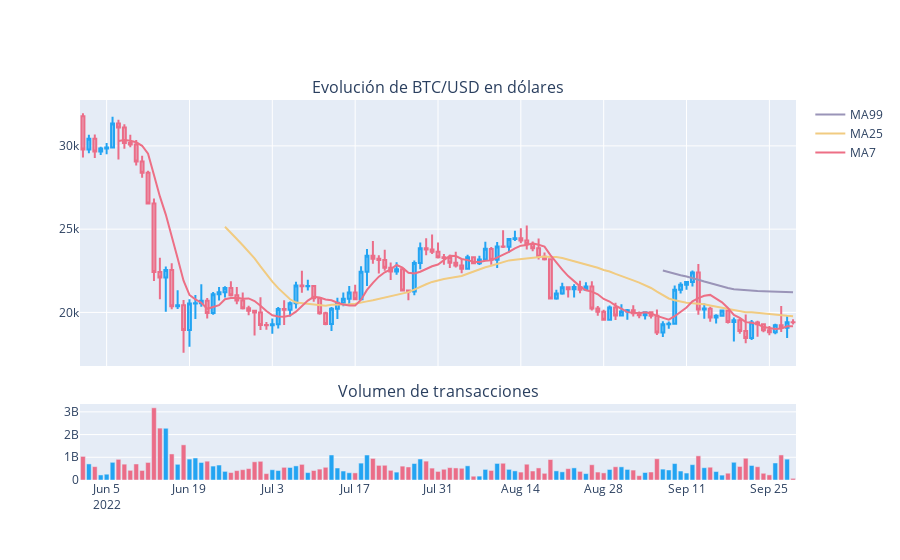

Notebook code for this chart:
### Markdown cell above
# Precios históricos de la moneda seleccionada

### Code cell
#establecemos una fecha a 4 meses
fechanalisis=datetime.now()-timedelta(120)

#Seleccionamos nuestras variables con las que vamos a trabajar
seleccion="BTC/USD"
intervalo=86400
fechaini=arrow.get(fechanalisis).timestamp()

#preparamos la dirección para que se pueda usar con cualquier seleccion
url = f"https://ftx.com/api/markets/{seleccion}/candles"

#generamos los argumentos que vamos a usar
argumentos= {"resolution":intervalo,
       "start_time":fechaini}

#hacemos la consulta
respuesta = requests.get(url, params=argumentos)
#Nos quedamos con la parte result del json que obtenemos de respuesta
respuesta = respuesta.json()['result']

#Generamos nuestro df
monedas = pd.DataFrame(respuesta)

#convertimos a formato datetime la fecha que nos brinda la consulta
monedas.startTime = pd.to_datetime(monedas.startTime)

#Generamos las medias móviles a 99, 25 y 7
monedas["MA99"]=monedas.close.rolling(window=99).mean()
monedas["MA25"]=monedas.close.rolling(window=25).mean()
monedas["MA7"]=monedas.close.rolling(window=7).mean()

#configuramos nuestro diccionario de colores
colores = {
    'velasdown': '#EB6D88',
    'velasup': '#23A4F2',
    'fondograf': '#252138',
    'fondotodo':'#2A263D',
    'fondodiv':'3C3956'
}


#Creamos un grafico de velas con los datos recolectados
figura = make_subplots(rows=2, cols=1, shared_xaxes=True, 
                        vertical_spacing=0.1, 
                        subplot_titles=(f"Evolución de {seleccion} en dólares", 
                                        'Volumen de transacciones'),
                        row_width=[0.2, 0.7],
                      )

#creamos las Velas
figura.add_trace(go.Candlestick(x=monedas.startTime,
                                open=monedas.open,
                                high=monedas.high,
                                low=monedas.low,
                                close=monedas.close,
                                showlegend=False,
                                increasing_line_color= colores['velasup'], 
                                decreasing_line_color= colores['velasdown']
                                ), row=1, col=1)

def añadirMA(seriedf,color):
  figura.add_trace(go.Scatter(x=monedas.startTime,
                              y=seriedf,
                              line=dict(color=color), #se pueden añadir más detalles a la linea
                              name=seriedf.name
                              ), row=1, col=1
                  )

añadirMA(monedas["MA99"],"#9A94B8")
añadirMA(monedas["MA25"],"#F1CB81")
añadirMA(monedas["MA7"],"#ED6F85")


#creamos un color para el volumen de las velas
monedas['color']=[colores['velasup'] if (x<y) else colores['velasdown'] for x,y in zip(monedas['open'],monedas['close'])]

#Creamos los Volumenes
figura.add_trace(go.Bar(x=monedas.startTime, 
                  y=monedas.volume, 
                  marker_color=monedas['color'],
                  showlegend=False), row=2, col=1)

#sacamos la barra de navegación que se encuentra debajo
figura.update_layout(xaxis_rangeslider_visible = False)
                    #paper_bgcolor=colors['fondotodo'], #cambia el color del cuadro contenedor
                    #plot_bgcolor=colors['fondograf'] #cambia el color de lo mas peque
          

figura.show()
